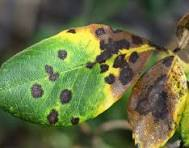
#> input picture Learning/Computer Vision & Image Processing/Image_Segmentation/Leaf Disease Segmentation/input_images/image1.jpg, 189 x 148 px; its folder holds only this picture in this run
$ python Leaf_Disease_Segmentation.py
#> lines starting #> are read from the running program, lines starting #| are printed output that depends on the picture; after the words box and inside, x2 and y2 are one past the last pixel; in counts of white or black regions, pixels touching at a corner belong together
import os
import cv2
import numpy as np

# Folders
input_images = "input_images"
output_images = "output_images"
os.makedirs(output_images, exist_ok=True)

def segment_disease(image_path):
    """
    Segments diseased areas on leaf images using classical image processing.
    Returns:
        original image, binary mask, image with contours drawn
    """
#> called with image_path = 'input_images/image1.jpg'
    # Load image
    img = cv2.imread(image_path)
#> img is the input picture: shape (148, 189, 3); mean B, G, R 67.5, 110.7, 100.7
    if img is None:
        print(f"Error: Image not found at {image_path}")
        return None, None, None

    # Convert to grayscale
    gray = cv2.cvtColor(img, cv2.COLOR_BGR2GRAY)
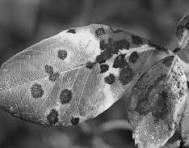
#> gray: shape (148, 189); min 5, max 246, mean 102.8

    # Apply CLAHE for contrast enhancement
    clahe = cv2.createCLAHE(clipLimit=2.0, tileGridSize=(8,8))
    enhanced = clahe.apply(gray)
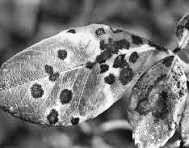
#> enhanced: shape (148, 189); min 4, max 255, mean 121.1

    # Denoise with Gaussian Blur
    denoised = cv2.GaussianBlur(enhanced, (5,5), 0)
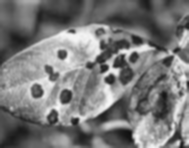
#> denoised: shape (148, 189); min 16, max 248, mean 121.1

    # Thresholding (invert binary for spots)
    _, thresh = cv2.threshold(denoised, 0, 255, cv2.THRESH_BINARY_INV + cv2.THRESH_OTSU)
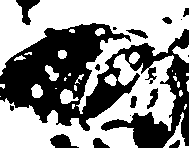
#> thresh: shape (148, 189); 56.2% white; 16 black regions (5 under 20 px), largest, box (x1, y1, x2, y2) and area: (0, 23, 189, 148) 11158, (16, 0, 40, 25) 260, (50, 134, 79, 148) 243

    # Morphological opening to remove small noise
    kernel = np.ones((3,3), np.uint8)
    cleaned_mask = cv2.morphologyEx(thresh, cv2.MORPH_OPEN, kernel, iterations=2)
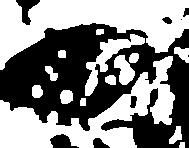
#> cleaned_mask: shape (148, 189); 53.1% white; 9 black regions (2 under 20 px)

    # Find contours of diseased areas
    contours, _ = cv2.findContours(cleaned_mask, cv2.RETR_EXTERNAL, cv2.CHAIN_APPROX_SIMPLE)
#> contours = 15 contours; largest, box (x1, y1, x2, y2) and area: (0, 0, 189, 70) 6421, (0, 56, 175, 148) 5498, (85, 34, 145, 96) 840, (114, 55, 135, 85) 340, (60, 90, 73, 104) 133

    # Draw contours on a copy of original image
    output_contours = img.copy()
    cv2.drawContours(output_contours, contours, -1, (0,255,0), 2)
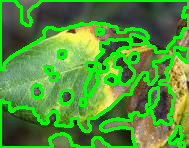
#> output_contours: shape (148, 189, 3); mean B, G, R 53.7, 147.4, 79.8

    print(f"Detected {len(contours)} diseased areas in {os.path.basename(image_path)}")
#| Detected 15 diseased areas in image1.jpg

    return img, cleaned_mask, output_contours


if __name__ == "__main__":
    for filename in os.listdir(input_images):
        if filename.lower().endswith((".jpg", ".jpeg", ".png")):
            img_path = os.path.join(input_images, filename)
            original, mask, contoured = segment_disease(img_path)

            if original is not None:
                # Save binary mask
                cv2.imwrite(os.path.join(output_images, "mask_" + filename), mask)
                # Save image with contours
                cv2.imwrite(os.path.join(output_images, "contours_" + filename), contoured)

    print("All images processed and saved in", output_images)

$ run again, on Learning/Computer Vision & Image Processing/Image_Segmentation/Leaf Disease Segmentation/input_images/image2.jpg
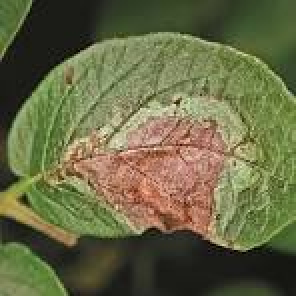
#> input picture Learning/Computer Vision & Image Processing/Image_Segmentation/Leaf Disease Segmentation/input_images/image2.jpg, 148 x 148 px (shown 2 times larger)
#> in segment_disease, img is the input picture: shape (148, 148, 3); mean B, G, R 69, 104.9, 103.8
#> in segment_disease, `_, thresh = cv2.threshold(denoised, 0, 255, cv2.THRESH_BINARY_INV + cv..`:
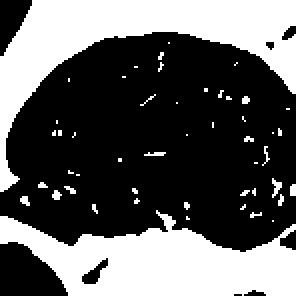
#> thresh: shape (148, 148) (shown 2 times larger); 37.1% white; 49 white regions (46 under 20 px), largest, box (x1, y1, x2, y2) and area: (0, 0, 148, 96) 4082, (0, 105, 148, 148) 3719, (136, 89, 141, 99) 25
#> cleaned_mask: shape (148, 148); 35.2% white; 3 white regions (1 under 20 px)
#> contours = 3 contours, 1 with area under 20; largest, box (x1, y1, x2, y2) and area: (0, 0, 148, 95) 3840, (0, 108, 148, 148) 3542
#> in segment_disease, `cv2.drawContours(output_contours, contours, -1, (0,255,0), 2)`:
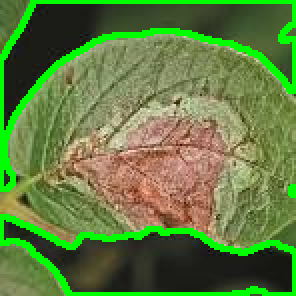
#> output_contours: shape (148, 148, 3) (shown 2 times larger); 10.92% of pixels changed, all inside (x1, y1, x2, y2) = (0, 0, 148, 148)
#| Detected 3 diseased areas in image2.jpg

$ run again, on Learning/Computer Vision & Image Processing/Image_Segmentation/Leaf Disease Segmentation/input_images/image3.jpg
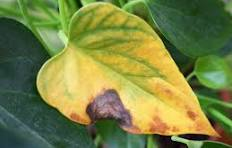
#> input picture Learning/Computer Vision & Image Processing/Image_Segmentation/Leaf Disease Segmentation/input_images/image3.jpg, 232 x 148 px
#> in segment_disease, img is the input picture: shape (148, 232, 3); mean B, G, R 67, 130.4, 120.6
#> in segment_disease, `_, thresh = cv2.threshold(denoised, 0, 255, cv2.THRESH_BINARY_INV + cv..`:
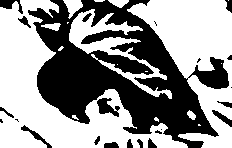
#> thresh: shape (148, 232); 57.7% white; 23 black regions (8 under 20 px), largest, box (x1, y1, x2, y2) and area: (28, 0, 229, 148) 13352, (97, 98, 120, 117) 233, (0, 0, 23, 14) 149
#> cleaned_mask: shape (148, 232); 53.9% white; 14 black regions (4 under 20 px)
#> contours = 18 contours, 3 with area under 20; largest, box (x1, y1, x2, y2) and area: (0, 3, 149, 148) 8256, (131, 0, 232, 87) 5048, (183, 76, 232, 148) 1652, (69, 13, 131, 55) 1120, (20, 0, 58, 24) 382
#> in segment_disease, `cv2.drawContours(output_contours, contours, -1, (0,255,0), 2)`:
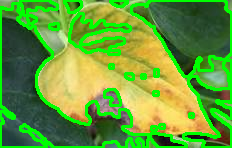
#> output_contours: shape (148, 232, 3); mean B, G, R 54.9, 158.1, 99.6
#| Detected 18 diseased areas in image3.jpg
